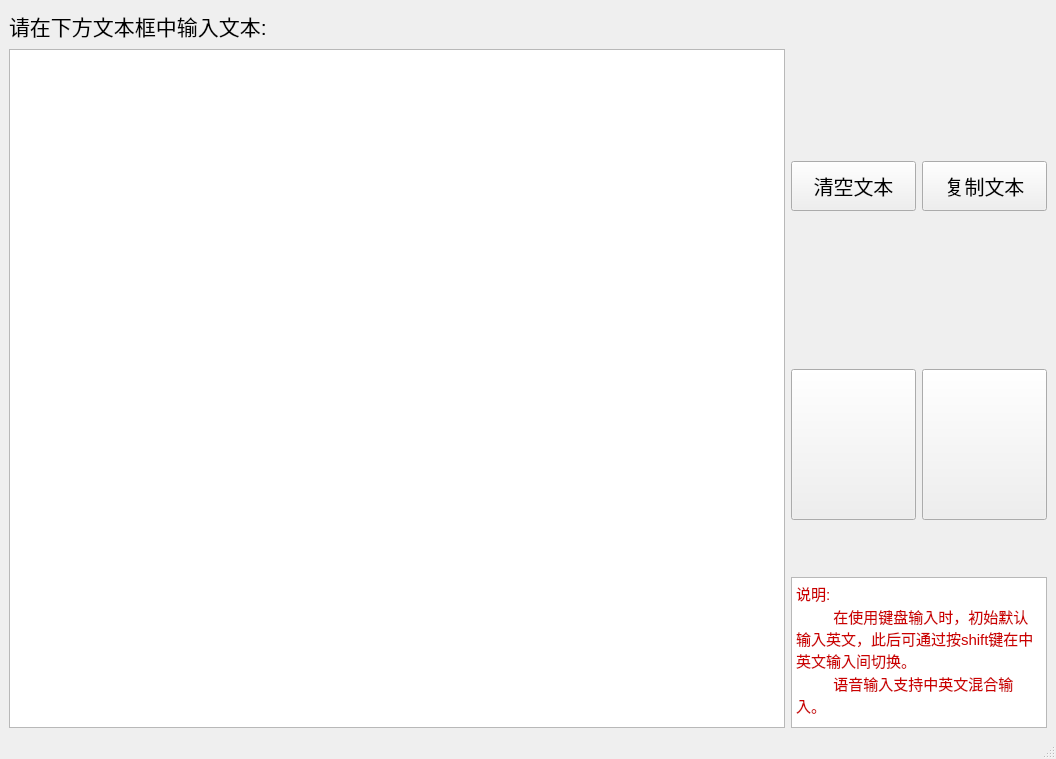
<?xml version="1.0" encoding="UTF-8"?>
<ui version="4.0">
 <class>Homepage</class>
 <widget class="QMainWindow" name="Homepage">
  <property name="geometry">
   <rect>
    <x>0</x>
    <y>0</y>
    <width>1056</width>
    <height>759</height>
   </rect>
  </property>
  <property name="windowTitle">
   <string>快捷输入法 - 主页</string>
  </property>
  <property name="windowIcon">
   <iconset>
    <normaloff>icons/logo.png</normaloff>icons/logo.png</iconset>
  </property>
  <widget class="QWidget" name="centralwidget">
   <layout class="QGridLayout" name="gridLayout" columnminimumwidth="5,2">
    <item row="0" column="0">
     <layout class="QVBoxLayout" name="verticalLayout_2" stretch="1,20">
      <item>
       <widget class="QLabel" name="hintMsg_label">
        <property name="font">
         <font>
          <pointsize>16</pointsize>
         </font>
        </property>
        <property name="text">
         <string>请在下方文本框中输入文本:</string>
        </property>
       </widget>
      </item>
      <item>
       <widget class="QTextEdit" name="inputPanel">
        <property name="font">
         <font>
          <pointsize>15</pointsize>
         </font>
        </property>
        <property name="toolTip">
         <string>&lt;html&gt;&lt;head/&gt;&lt;body&gt;&lt;p&gt;&lt;span style=&quot; font-size:12pt;&quot;&gt;输入文字&lt;/span&gt;&lt;/p&gt;&lt;/body&gt;&lt;/html&gt;</string>
        </property>
       </widget>
      </item>
     </layout>
    </item>
    <item row="0" column="1">
     <layout class="QVBoxLayout" name="verticalLayout" stretch="3,1,3,3,1,3">
      <item>
       <spacer name="verticalSpacer_3">
        <property name="orientation">
         <enum>Qt::Vertical</enum>
        </property>
        <property name="sizeHint" stdset="0">
         <size>
          <width>20</width>
          <height>40</height>
         </size>
        </property>
       </spacer>
      </item>
      <item>
       <layout class="QHBoxLayout" name="horizontalLayout_2">
        <item>
         <widget class="QPushButton" name="clearText_btn">
          <property name="sizePolicy">
           <sizepolicy hsizetype="Preferred" vsizetype="Preferred">
            <horstretch>0</horstretch>
            <verstretch>1</verstretch>
           </sizepolicy>
          </property>
          <property name="font">
           <font>
            <pointsize>15</pointsize>
           </font>
          </property>
          <property name="text">
           <string>清空文本</string>
          </property>
          <property name="icon">
           <iconset>
            <normaloff>icons/clear.png</normaloff>icons/clear.png</iconset>
          </property>
          <property name="iconSize">
           <size>
            <width>35</width>
            <height>35</height>
           </size>
          </property>
         </widget>
        </item>
        <item>
         <widget class="QPushButton" name="copyText_btn">
          <property name="sizePolicy">
           <sizepolicy hsizetype="Preferred" vsizetype="Preferred">
            <horstretch>0</horstretch>
            <verstretch>1</verstretch>
           </sizepolicy>
          </property>
          <property name="font">
           <font>
            <pointsize>15</pointsize>
           </font>
          </property>
          <property name="text">
           <string>复制文本</string>
          </property>
          <property name="icon">
           <iconset>
            <normaloff>icons/copy.jpg</normaloff>icons/copy.jpg</iconset>
          </property>
          <property name="iconSize">
           <size>
            <width>40</width>
            <height>40</height>
           </size>
          </property>
         </widget>
        </item>
       </layout>
      </item>
      <item>
       <spacer name="verticalSpacer_2">
        <property name="orientation">
         <enum>Qt::Vertical</enum>
        </property>
        <property name="sizeHint" stdset="0">
         <size>
          <width>20</width>
          <height>40</height>
         </size>
        </property>
       </spacer>
      </item>
      <item>
       <layout class="QHBoxLayout" name="horizontalLayout">
        <item>
         <widget class="QPushButton" name="pinyinInput_btn">
          <property name="sizePolicy">
           <sizepolicy hsizetype="Preferred" vsizetype="Preferred">
            <horstretch>0</horstretch>
            <verstretch>0</verstretch>
           </sizepolicy>
          </property>
          <property name="toolTip">
           <string>&lt;html&gt;&lt;head/&gt;&lt;body&gt;&lt;p&gt;&lt;span style=&quot; font-size:12pt;&quot;&gt;键盘输入中（常开）&lt;/span&gt;&lt;/p&gt;&lt;/body&gt;&lt;/html&gt;</string>
          </property>
          <property name="text">
           <string/>
          </property>
          <property name="icon">
           <iconset>
            <normaloff>icons/keyboard.jpg</normaloff>icons/keyboard.jpg</iconset>
          </property>
          <property name="iconSize">
           <size>
            <width>150</width>
            <height>150</height>
           </size>
          </property>
         </widget>
        </item>
        <item>
         <widget class="QPushButton" name="voiceInput_btn">
          <property name="sizePolicy">
           <sizepolicy hsizetype="Preferred" vsizetype="Preferred">
            <horstretch>0</horstretch>
            <verstretch>0</verstretch>
           </sizepolicy>
          </property>
          <property name="toolTip">
           <string>&lt;html&gt;&lt;head/&gt;&lt;body&gt;&lt;p&gt;&lt;span style=&quot; font-size:12pt;&quot;&gt;点击开始语音输入&lt;/span&gt;&lt;/p&gt;&lt;/body&gt;&lt;/html&gt;</string>
          </property>
          <property name="styleSheet">
           <string notr="true">QPushButton{border-image: url(:icon/speech_icon.gif);}</string>
          </property>
          <property name="text">
           <string/>
          </property>
          <property name="icon">
           <iconset>
            <normaloff>icons/silence.gif</normaloff>icons/silence.gif</iconset>
          </property>
          <property name="iconSize">
           <size>
            <width>150</width>
            <height>150</height>
           </size>
          </property>
         </widget>
        </item>
       </layout>
      </item>
      <item>
       <spacer name="verticalSpacer">
        <property name="orientation">
         <enum>Qt::Vertical</enum>
        </property>
        <property name="sizeHint" stdset="0">
         <size>
          <width>20</width>
          <height>40</height>
         </size>
        </property>
       </spacer>
      </item>
      <item>
       <widget class="QTextBrowser" name="hintPanel_tb">
        <property name="sizePolicy">
         <sizepolicy hsizetype="Preferred" vsizetype="Preferred">
          <horstretch>0</horstretch>
          <verstretch>0</verstretch>
         </sizepolicy>
        </property>
        <property name="font">
         <font>
          <family>Ubuntu</family>
          <pointsize>11</pointsize>
          <weight>50</weight>
          <italic>false</italic>
          <bold>false</bold>
         </font>
        </property>
        <property name="styleSheet">
         <string notr="true">border-color: rgb(28, 137, 32);</string>
        </property>
        <property name="html">
         <string>&lt;!DOCTYPE HTML PUBLIC &quot;-//W3C//DTD HTML 4.0//EN&quot; &quot;http://www.w3.org/TR/REC-html40/strict.dtd&quot;&gt;
&lt;html&gt;&lt;head&gt;&lt;meta name=&quot;qrichtext&quot; content=&quot;1&quot; /&gt;&lt;style type=&quot;text/css&quot;&gt;
p, li { white-space: pre-wrap; }
&lt;/style&gt;&lt;/head&gt;&lt;body style=&quot; font-family:'Ubuntu'; font-size:11pt; font-weight:400; font-style:normal;&quot;&gt;
&lt;p style=&quot; margin-top:0px; margin-bottom:0px; margin-left:0px; margin-right:0px; -qt-block-indent:0; text-indent:0px;&quot;&gt;&lt;span style=&quot; color:#cc0000;&quot;&gt;说明:&lt;/span&gt;&lt;/p&gt;
&lt;p style=&quot; margin-top:0px; margin-bottom:0px; margin-left:0px; margin-right:0px; -qt-block-indent:0; text-indent:0px;&quot;&gt;&lt;span style=&quot; color:#cc0000;&quot;&gt;         在使用键盘输入时，初始默认输入英文，此后可通过按shift键在中英文输入间切换。&lt;/span&gt;&lt;/p&gt;
&lt;p style=&quot; margin-top:0px; margin-bottom:0px; margin-left:0px; margin-right:0px; -qt-block-indent:0; text-indent:0px;&quot;&gt;&lt;span style=&quot; color:#cc0000;&quot;&gt;         语音输入支持中英文混合输入。&lt;/span&gt;&lt;/p&gt;&lt;/body&gt;&lt;/html&gt;</string>
        </property>
       </widget>
      </item>
     </layout>
    </item>
   </layout>
  </widget>
  <widget class="QStatusBar" name="statusBar"/>
 </widget>
 <resources/>
 <connections/>
</ui>
